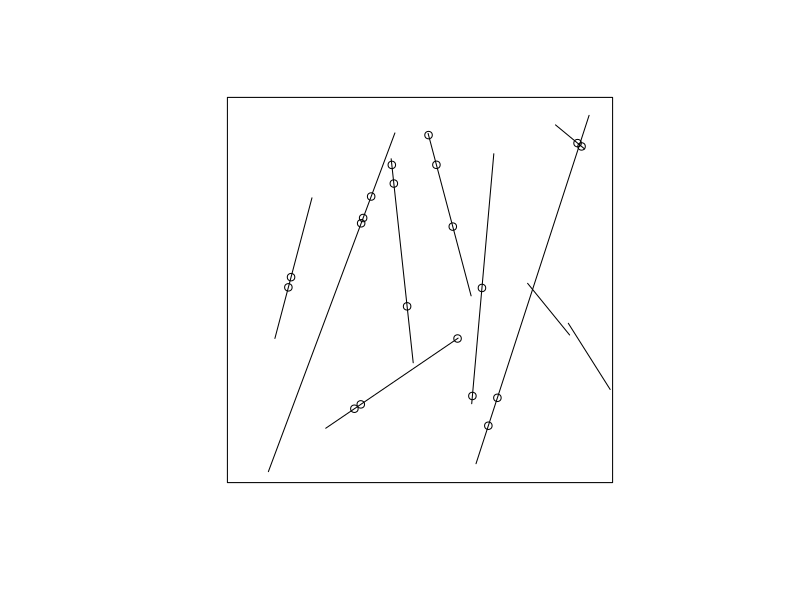

The R source for this figure:
library(spatstat)


### Name: runifpointOnLines
### Title: Generate N Uniform Random Points On Line Segments
### Aliases: runifpointOnLines
### Keywords: spatial datagen

### ** Examples

  X <- psp(runif(10), runif(10), runif(10), runif(10),  window=owin())
  Y <- runifpointOnLines(20, X)
  plot(X, main="")
  plot(Y, add=TRUE)
  Z <- runifpointOnLines(c(5,5), X)
